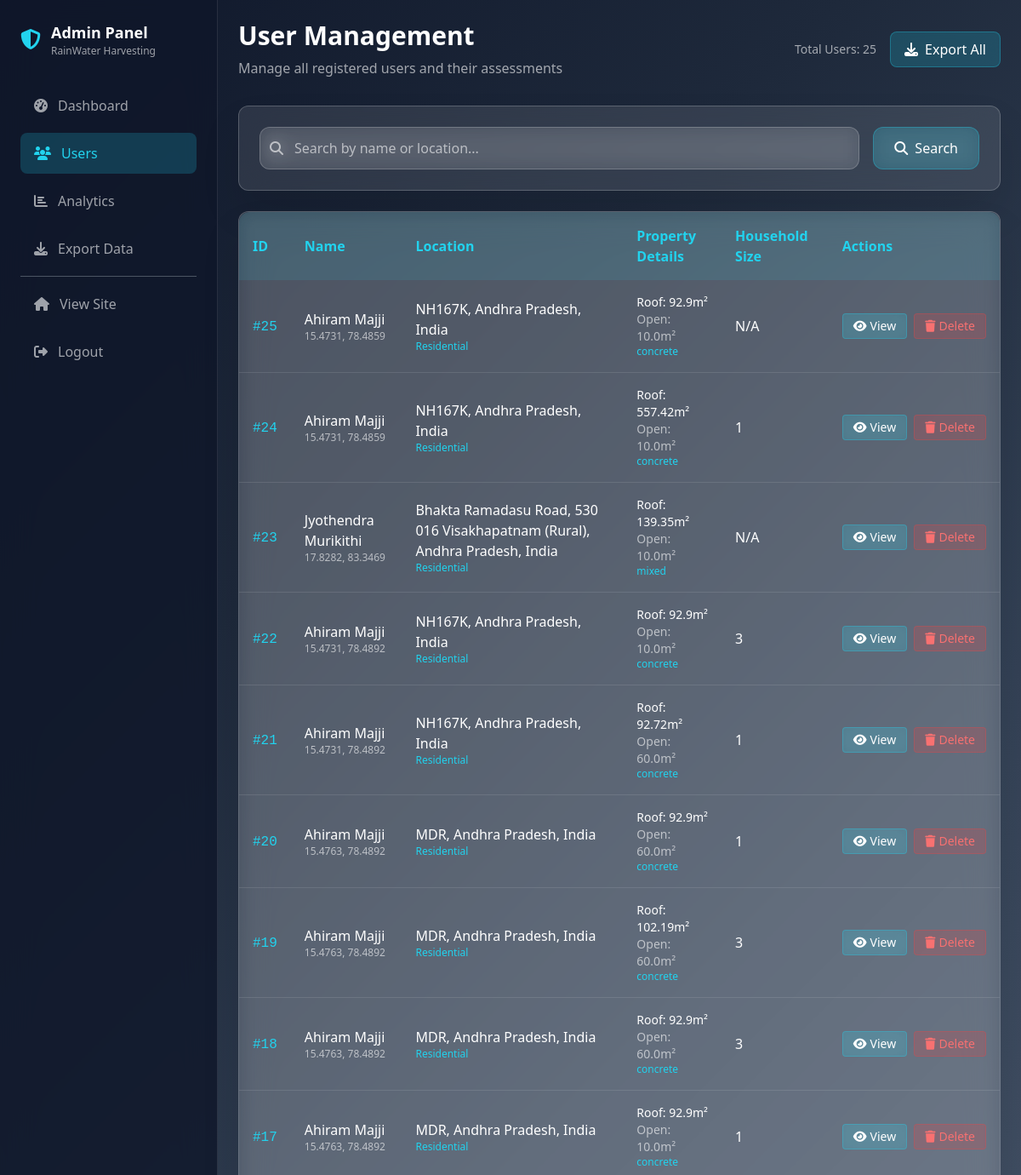
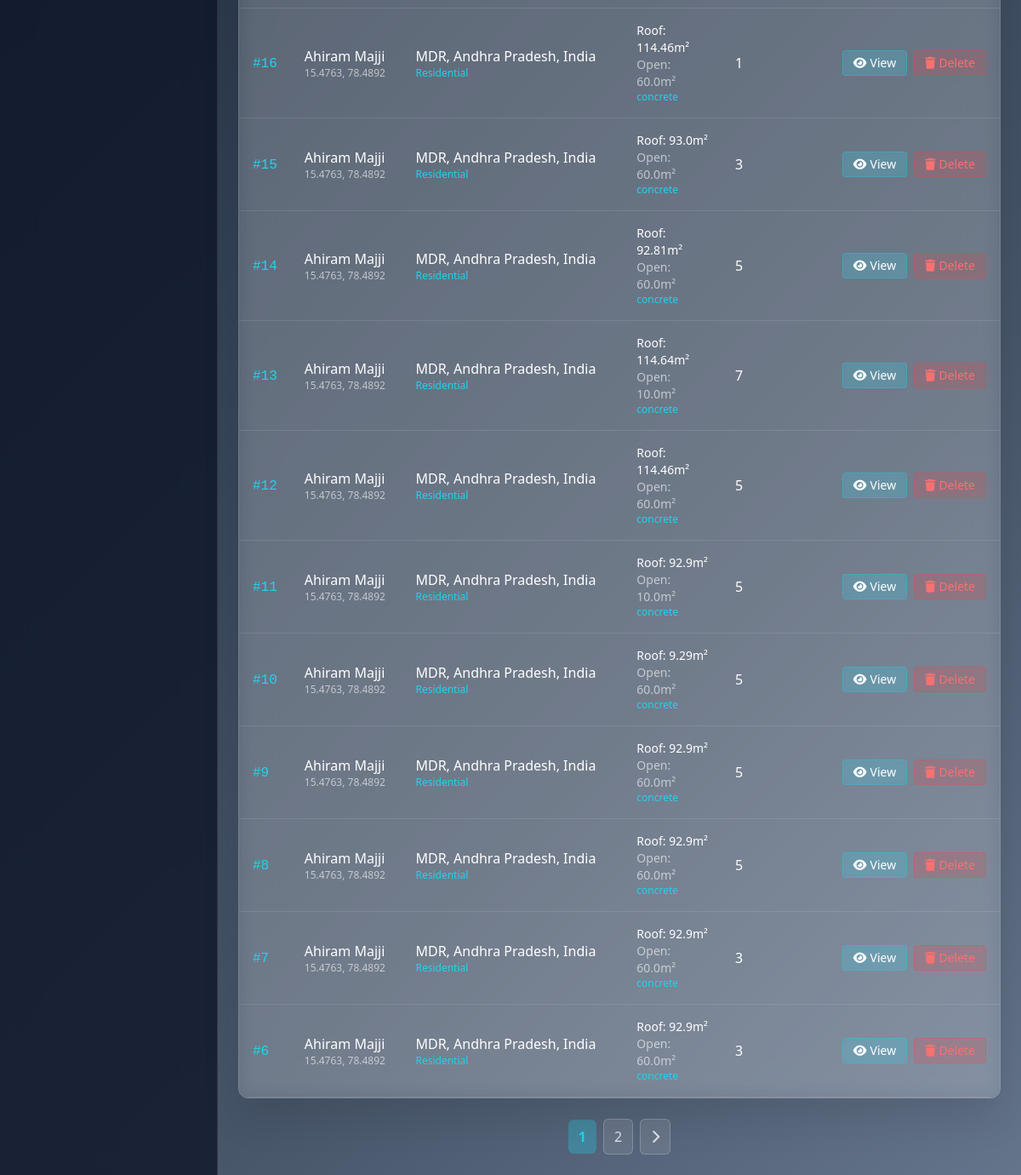
The app's page /admin/users (signed in) with its own data (2 pictures, top to bottom).
### app.py (models this page shows)
class UserInput(db.Model):
    id = db.Column(db.Integer, primary_key=True)
    name = db.Column(db.String(80), nullable=False)
    location_name = db.Column(db.String(120), nullable=False)
    user_lat = db.Column(db.Float)
    user_lon = db.Column(db.Float)
    household_size = db.Column(db.Integer)
    rooftop_area = db.Column(db.Float)
    open_space_area = db.Column(db.Float)  # NEW FIELD
    roof_type = db.Column(db.String(50))
    property_type = db.Column(db.String(50))  # NEW FIELD
    existing_water_sources = db.Column(db.String(200))  # NEW FIELD
    budget_preference = db.Column(db.String(50))  # NEW FIELD
    intended_use = db.Column(db.String(100))  # NEW FIELD

### app.py (the view)
@app.route('/admin/users')
@admin_required
def admin_users():
    page = request.args.get('page', 1, type=int)
    search = request.args.get('search', '', type=str)
    query = UserInput.query
    if search:
        query = query.filter(UserInput.name.contains(search) | UserInput.location_name.contains(search))
    users = query.order_by(UserInput.id.desc()).paginate(
        page=page, per_page=20, error_out=False
    )
    return render_template('admin/users.html', users=users, search=search)

### app.py (called while the page is built)
@login_manager.user_loader
def load_user(user_id):
    user = AdminUser.query.get(int(user_id))
    if user:
        return user
    return RegularUser.query.get(int(user_id))

def admin_required(f):
    @wraps(f)
    def decorated_function(*args, **kwargs):
        if not current_user.is_authenticated:
            return redirect(url_for('admin_login'))
        return f(*args, **kwargs)
    return decorated_function

### templates/admin/users.html (shortened to what this page needs)
<!DOCTYPE html>
<html lang="en">
<head>
  <link href="https://cdn.jsdelivr.net/npm/tailwindcss@2.2.19/dist/tailwind.min.css" rel="stylesheet">
  <link rel="stylesheet" href="https://cdnjs.cloudflare.com/ajax/libs/font-awesome/6.4.0/css/all.min.css">
</head>
<body>
  <div class="flex min-h-screen">
    <aside class="sidebar w-64 p-6">
      <div class="mb-8">
        <div class="flex items-center space-x-3">
          <i class="fas fa-shield-alt text-2xl text-primary"></i>
          <div>
            <h1 class="text-lg font-bold text-white">Admin Panel</h1>
            <p class="text-xs text-muted">RainWater Harvesting</p>
          </div>
        </div>
      </div>
      <nav class="space-y-2">
        <a href="{{ url_for('admin_dashboard') }}" class="nav-item flex items-center space-x-3 px-4 py-3 text-muted hover:text-white">
          <i class="fas fa-tachometer-alt"></i>
          <span>Dashboard</span>
        </a>
        <a href="{{ url_for('admin_users') }}" class="nav-item active flex items-center space-x-3 px-4 py-3 text-white">
          <i class="fas fa-users"></i>
          <span>Users</span>
        </a>
        <a href="{{ url_for('admin_analytics') }}" class="nav-item flex items-center space-x-3 px-4 py-3 text-muted hover:text-white">
          <i class="fas fa-chart-bar"></i>
          <span>Analytics</span>
        </a>
        <a href="{{ url_for('admin_export_users') }}" class="nav-item flex items-center space-x-3 px-4 py-3 text-muted hover:text-white">
          <i class="fas fa-download"></i>
          <span>Export Data</span>
        </a>
        <div class="border-t border-gray-600 my-4"></div>
        <a href="{{ url_for('index_page') }}" class="nav-item flex items-center space-x-3 px-4 py-3 text-muted hover:text-white">
          <i class="fas fa-home"></i>
          <span>View Site</span>
        </a>
        <a href="{{ url_for('admin_logout') }}" class="nav-item flex items-center space-x-3 px-4 py-3 text-muted hover:text-white">
          <i class="fas fa-sign-out-alt"></i>
          <span>Logout</span>
        </a>
      </nav>
    </aside>
    <main class="flex-1 p-6">
      <header class="mb-8">
        <div class="flex items-center justify-between">
          <div>
            <h1 class="text-3xl font-bold text-white mb-2">User Management</h1>
            <p class="text-muted">Manage all registered users and their assessments</p>
          </div>
          <div class="flex items-center space-x-4">
            <span class="text-muted text-sm">Total Users: {{ users.total }}</span>
            <a href="{{ url_for('admin_export_users') }}" class="glass-button px-4 py-2 rounded-lg text-white flex items-center space-x-2">
              <i class="fas fa-download"></i>
              <span>Export All</span>
            </a>
          </div>
        </div>
      </header>
      <div class="glass-card rounded-xl p-6 mb-6">
        <form method="GET" class="flex items-center space-x-4">
          <div class="flex-1">
            <div class="relative">
              <i class="fas fa-search absolute left-3 top-1/2 transform -translate-y-1/2 text-muted"></i>
              <input
                type="text"
                name="search"
                value="{{ search }}"
                placeholder="Search by name or location..."
                class="glass-input w-full pl-10 pr-4 py-3 rounded-xl"
              >
            </div>
          </div>
          <button type="submit" class="glass-button px-6 py-3 rounded-xl text-white">
            <i class="fas fa-search mr-2"></i>Search
          </button>
        </form>
      </div>
      <div class="glass-card rounded-xl overflow-hidden">
        <table class="admin-table w-full">
          <thead>
            <tr>
              <th>ID</th>
              <th>Name</th>
              <th>Location</th>
              <th>Property Details</th>
              <th>Household Size</th>
              <th>Actions</th>
            </tr>
          </thead>
          <tbody>
            {% for user in users.items %}
            <tr>
              <td>
                <span class="font-mono text-primary">#{{ user.id }}</span>
              </td>
              <td>
                <div>
                  <p class="font-medium text-white">{{ user.name }}</p>
                  {% if user.user_lat and user.user_lon %}
                  <p class="text-xs text-muted">{{ "%.4f"|format(user.user_lat) }}, {{ "%.4f"|format(user.user_lon) }}</p>
                  {% endif %}
                </div>
              </td>
              <td>
                <div>
                  <p class="text-white">{{ user.location_name }}</p>
                  {% if user.property_type %}
                  <p class="text-xs text-primary">{{ user.property_type }}</p>
                  {% endif %}
                </div>
              </td>
              <td>
                <div class="text-sm">
                  {% if user.rooftop_area %}
                  <p class="text-white">Roof: {{ user.rooftop_area }}m²</p>
                  {% endif %}
                  {% if user.open_space_area %}
                  <p class="text-muted">Open: {{ user.open_space_area }}m²</p>
                  {% endif %}
                  {% if user.roof_type %}
                  <p class="text-primary text-xs">{{ user.roof_type }}</p>
                  {% endif %}
                </div>
              </td>
              <td>
                <span class="text-white">{{ user.household_size or 'N/A' }}</span>
              </td>
              <td>
                <div class="flex items-center space-x-2">
                  <a href="{{ url_for('admin_user_detail', user_id=user.id) }}"
                     class="glass-button px-3 py-1 rounded text-white text-sm flex items-center space-x-1">
                    <i class="fas fa-eye"></i>
                    <span>View</span>
                  </a>
                  <form method="POST" action="{{ url_for('admin_delete_user', user_id=user.id) }}"
                        class="inline" onsubmit="return confirmDelete('{{ user.name }}')">
                    <button type="submit"
                            class="delete-btn px-3 py-1 rounded text-sm flex items-center space-x-1">
                      <i class="fas fa-trash"></i>
                      <span>Delete</span>
                    </button>
                  </form>
                </div>
              </td>
            </tr>
            {% endfor %}
          </tbody>
        </table>
      </div>
      {% if users.pages > 1 %}
      <div class="mt-6 flex justify-center">
        <div class="pagination">
          {% for page_num in users.iter_pages() %}
            {% if page_num %}
              {% if page_num != users.page %}
                <a href="{{ url_for('admin_users', page=page_num, search=search) }}">{{ page_num }}</a>
              {% else %}
                <span class="current">{{ page_num }}</span>
              {% endif %}
            {% else %}
              <span class="text-muted">...</span>
            {% endif %}
          {% endfor %}
          {% if users.has_next %}
            <a href="{{ url_for('admin_users', page=users.next_num, search=search) }}">
              <i class="fas fa-chevron-right"></i>
            </a>
          {% endif %}
        </div>
      </div>
      {% endif %}
    </main>
  </div>
</body>
</html>

### templates/admin/users.html (style rules this page uses)
body { background: linear-gradient(135deg, #0f172a 0%, #1e293b 25%, #334155 50%, #475569 75%, #64748b 100%); min-height: 100vh; }
.glass-card { background: rgba(255, 255, 255, 0.1); backdrop-filter: blur(20px); border: 1px solid rgba(255, 255, 255, 0.2); box-shadow: 0 25px 45px rgba(0, 0, 0, 0.1); }
.glass-button { background: rgba(34, 211, 238, 0.2); backdrop-filter: blur(10px); border: 1px solid rgba(34, 211, 238, 0.3); transition: all 0.3s ease; }
.glass-input { background: rgba(255, 255, 255, 0.1); backdrop-filter: blur(10px); border: 1px solid rgba(255, 255, 255, 0.2); color: white; transition: all 0.3s ease; }
.glass-input::placeholder { color: rgba(255, 255, 255, 0.6); }
.sidebar { background: rgba(15, 23, 42, 0.8); backdrop-filter: blur(20px); border-right: 1px solid rgba(255, 255, 255, 0.1); }
.nav-item { transition: all 0.3s ease; border-radius: 8px; margin: 4px 0; }
.nav-item:hover, .nav-item.active { background: rgba(34, 211, 238, 0.2); color: #22d3ee; }
.text-primary { color: #22d3ee; }
.text-muted { color: rgba(255, 255, 255, 0.6); }
.admin-table { background: rgba(255, 255, 255, 0.05); backdrop-filter: blur(10px); border-radius: 12px; overflow: hidden; }
.admin-table th { background: rgba(34, 211, 238, 0.1); color: #22d3ee; font-weight: 600; padding: 16px; text-align: left; }
.admin-table td { border-bottom: 1px solid rgba(255, 255, 255, 0.1); padding: 16px; color: rgba(255, 255, 255, 0.9); }
.delete-btn { background: rgba(239, 68, 68, 0.2); border: 1px solid rgba(239, 68, 68, 0.3); color: #f87171; }
.pagination { display: flex; gap: 8px; align-items: center; }
.pagination a, .pagination span { padding: 8px 12px; border-radius: 6px; text-decoration: none; transition: all 0.3s ease; }
.pagination a { background: rgba(255, 255, 255, 0.1); color: rgba(255, 255, 255, 0.8); border: 1px solid rgba(255, 255, 255, 0.2); }
.pagination .current { background: rgba(34, 211, 238, 0.3); color: #22d3ee; font-weight: 600; }

### records on screen
UserInput: id "25", name "Ahiram Majji", user_lat "15.4731", user_lon "78.4859", location_name "NH167K, Andhra Pradesh, India", property_type "Residential", rooftop_area "92.9", open_space_area "10.0", roof_type "concrete", household_size "N/A"
UserInput: id "24", name "Ahiram Majji", user_lat "15.4731", user_lon "78.4859", location_name "NH167K, Andhra Pradesh, India", property_type "Residential", rooftop_area "557.42", open_space_area "10.0", roof_type "concrete", household_size "1"
UserInput: id "23", name "Jyothendra Murikithi", user_lat "17.8282", user_lon "83.3469", location_name "Bhakta Ramadasu Road, 530 016 Visakhapatnam (Rural), Andhra Pradesh, India", property_type "Residential", rooftop_area "139.35", open_space_area "10.0", roof_type "mixed", household_size "N/A"
UserInput: id "22", name "Ahiram Majji", user_lat "15.4731", user_lon "78.4892", location_name "NH167K, Andhra Pradesh, India", property_type "Residential", rooftop_area "92.9", open_space_area "10.0", roof_type "concrete", household_size "3"
UserInput: id "21", name "Ahiram Majji", user_lat "15.4731", user_lon "78.4892", location_name "NH167K, Andhra Pradesh, India", property_type "Residential", rooftop_area "92.72", open_space_area "60.0", roof_type "concrete", household_size "1"
UserInput: id "20", name "Ahiram Majji", user_lat "15.4763", user_lon "78.4892", location_name "MDR, Andhra Pradesh, India", property_type "Residential", rooftop_area "92.9", open_space_area "60.0", roof_type "concrete", household_size "1"
UserInput: id "19", name "Ahiram Majji", user_lat "15.4763", user_lon "78.4892", location_name "MDR, Andhra Pradesh, India", property_type "Residential", rooftop_area "102.19", open_space_area "60.0", roof_type "concrete", household_size "3"
UserInput: id "18", name "Ahiram Majji", user_lat "15.4763", user_lon "78.4892", location_name "MDR, Andhra Pradesh, India", property_type "Residential", rooftop_area "92.9", open_space_area "60.0", roof_type "concrete", household_size "3"
UserInput: id "17", name "Ahiram Majji", user_lat "15.4763", user_lon "78.4892", location_name "MDR, Andhra Pradesh, India", property_type "Residential", rooftop_area "92.9", open_space_area "10.0", roof_type "concrete", household_size "1"
UserInput: id "16", name "Ahiram Majji", user_lat "15.4763", user_lon "78.4892", location_name "MDR, Andhra Pradesh, India", property_type "Residential", rooftop_area "114.46", open_space_area "60.0", roof_type "concrete", household_size "1"
UserInput: id "15", name "Ahiram Majji", user_lat "15.4763", user_lon "78.4892", location_name "MDR, Andhra Pradesh, India", property_type "Residential", rooftop_area "93.0", open_space_area "60.0", roof_type "concrete", household_size "3"
UserInput: id "14", name "Ahiram Majji", user_lat "15.4763", user_lon "78.4892", location_name "MDR, Andhra Pradesh, India", property_type "Residential", rooftop_area "92.81", open_space_area "60.0", roof_type "concrete", household_size "5"
UserInput: id "13", name "Ahiram Majji", user_lat "15.4763", user_lon "78.4892", location_name "MDR, Andhra Pradesh, India", property_type "Residential", rooftop_area "114.64", open_space_area "10.0", roof_type "concrete", household_size "7"
UserInput: id "12", name "Ahiram Majji", user_lat "15.4763", user_lon "78.4892", location_name "MDR, Andhra Pradesh, India", property_type "Residential", rooftop_area "114.46", open_space_area "60.0", roof_type "concrete", household_size "5"
UserInput: id "11", name "Ahiram Majji", user_lat "15.4763", user_lon "78.4892", location_name "MDR, Andhra Pradesh, India", property_type "Residential", rooftop_area "92.9", open_space_area "10.0", roof_type "concrete", household_size "5"
UserInput: id "10", name "Ahiram Majji", user_lat "15.4763", user_lon "78.4892", location_name "MDR, Andhra Pradesh, India", property_type "Residential", rooftop_area "9.29", open_space_area "60.0", roof_type "concrete", household_size "5"
UserInput: id "9", name "Ahiram Majji", user_lat "15.4763", user_lon "78.4892", location_name "MDR, Andhra Pradesh, India", property_type "Residential", rooftop_area "92.9", open_space_area "60.0", roof_type "concrete", household_size "5"
UserInput: id "8", name "Ahiram Majji", user_lat "15.4763", user_lon "78.4892", location_name "MDR, Andhra Pradesh, India", property_type "Residential", rooftop_area "92.9", open_space_area "60.0", roof_type "concrete", household_size "5"
UserInput: id "7", name "Ahiram Majji", user_lat "15.4763", user_lon "78.4892", location_name "MDR, Andhra Pradesh, India", property_type "Residential", rooftop_area "92.9", open_space_area "60.0", roof_type "concrete", household_size "3"
UserInput: id "6", name "Ahiram Majji", user_lat "15.4763", user_lon "78.4892", location_name "MDR, Andhra Pradesh, India", property_type "Residential", rooftop_area "92.9", open_space_area "60.0", roof_type "concrete", household_size "3"

### other values on screen
{{ users.total }} "25"
{{ page_num }} "1"
{{ page_num }} "2"
